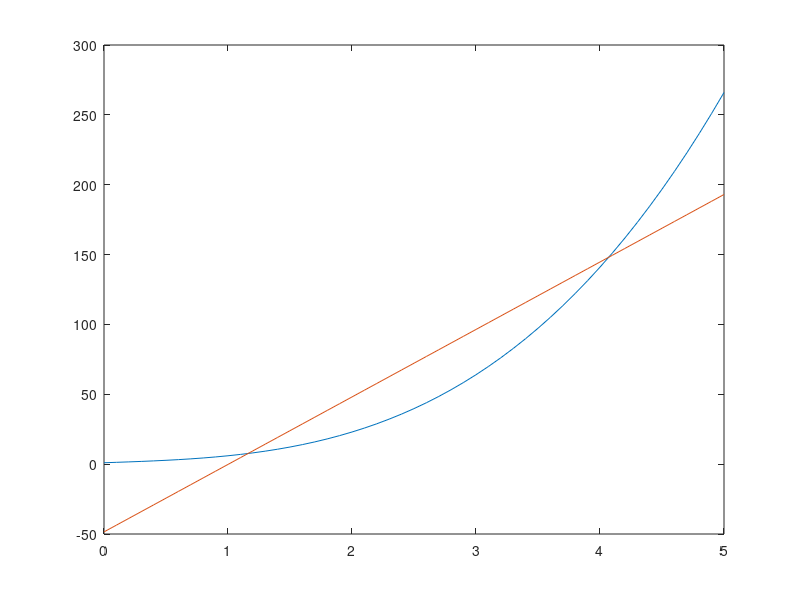

The MATLAB source for this figure:
clc;
close all
clear all;
format long
%% Resolver equações

P = [1 3 -5]; % x^2 + 3*x - 5

r = roots(P);

fprintf("Raizes do polinomio: %.5f e %.5f\n", r(1), r(2));

polyval(P, r(1));
polyval(P, r(2));

%% Derivada polinomial

polyder(P);

%% polyfit

t = 0:0.1:5;
y1 = 2*t.^3+3*t+1;

a = polyfit(t, y1, 1);

y2 = a(1)*t + a(2);
figure(1);
plot(t, y1, t, y2);